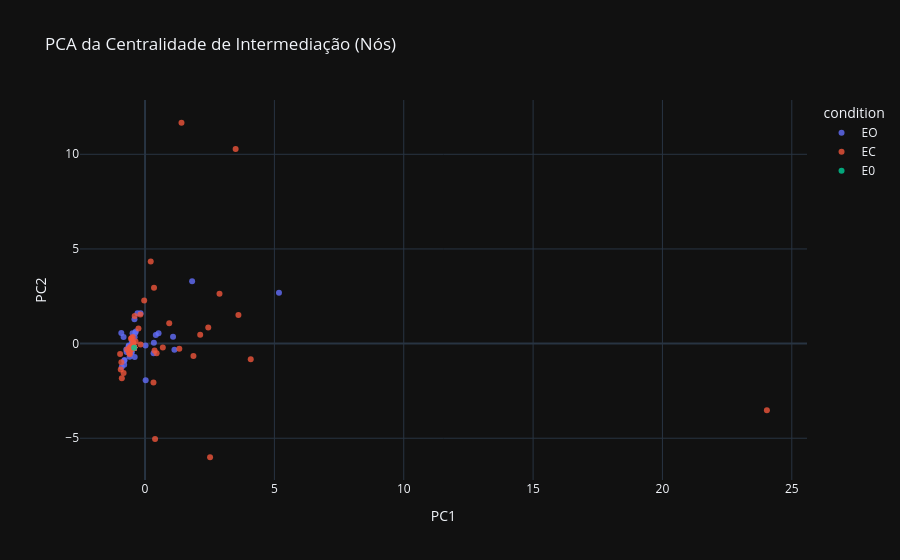

The code cell stored with this chart in its notebook:
### Markdown cell above
Centralidade de Intermediação

### Code cell
pca_betweenness = plot_pca_features(
    df_dataset,
    NODE_GROUPS["betweenness"],
    title="PCA da Centralidade de Intermediação (Nós)"
)
